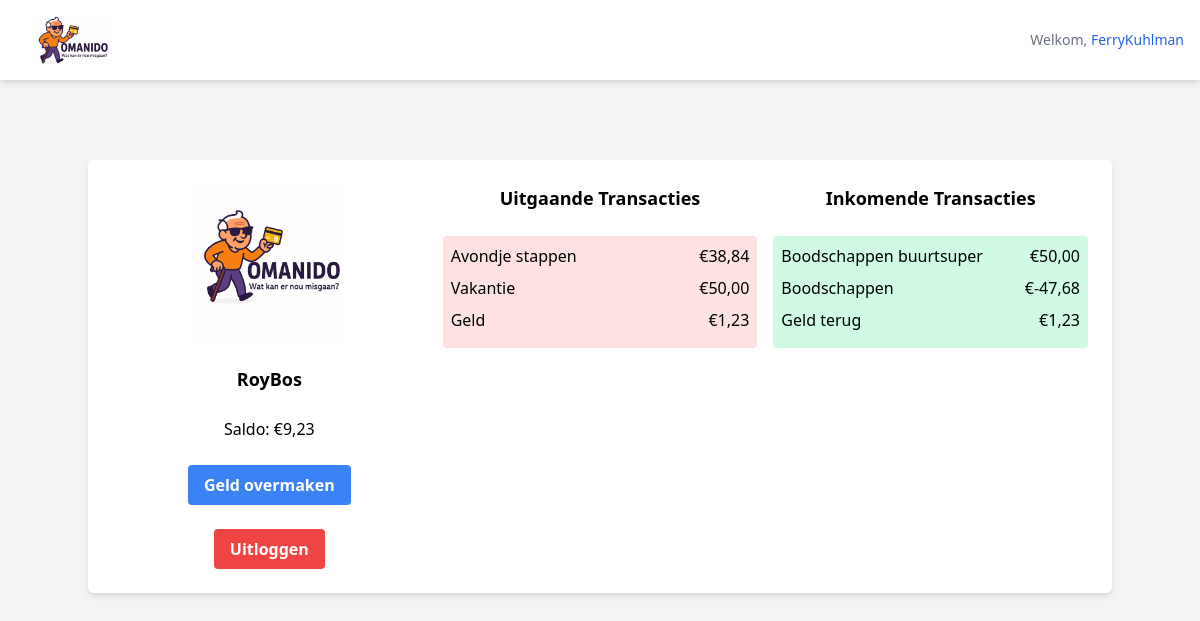
The page /transacties.php?id=6 (signed in) on the database its author committed.
### tables this page shows
CREATE TABLE `user` (
  `id` int NOT NULL,
  `username` varchar(50) NOT NULL,
  `password` varchar(255) NOT NULL,
  `balance` decimal(10,2) NOT NULL,
  `isAdmin` tinyint(1) NOT NULL DEFAULT '0'
);

CREATE TABLE `transaction` (
  `id` int NOT NULL,
  `sender` int NOT NULL,
  `receiver` int NOT NULL,
  `amount` decimal(10,2) NOT NULL,
  `description` varchar(500) NOT NULL
);

### transacties.php (the view, shortened to what this page needs)
<?php
include 'includes/db.php';
$id = $_GET['id'];
$stmt = $pdo->prepare("SELECT * FROM user WHERE id = ?");
$stmt->execute([$id]);
$user = $stmt->fetch();
$stmt = $pdo->prepare("SELECT * FROM transaction WHERE sender = ?");
$stmt->execute([$id]);
$outgoingTransactions = $stmt->fetchAll();
$stmt = $pdo->prepare("SELECT * FROM transaction WHERE receiver = ?");
$stmt->execute([$id]);
$incomingTransactions = $stmt->fetchAll();
?>
<!DOCTYPE html>
<html lang="nl">
<head>
    <link href="https://cdn.jsdelivr.net/npm/tailwindcss@2.2.15/dist/tailwind.min.css" rel="stylesheet">
</head>
<body class="bg-gray-100">
<?php include 'includes/header.php'; ?>
<div class="container mx-auto mt-20 p-6 bg-white shadow-md rounded-md">
    <div class="grid grid-cols-3 gap-4">
        <div class="col-span-1">
            <div class="flex justify-center">
                <img src="img/Omanido1.png" alt="Omanido Logo" class="mb-6 w-1/2">
            </div>
            <h2 class="text-lg text-center font-bold mb-6"><?= $user['username'] ?></h2>
            <p class="text-center mb-6">Saldo: €<?= number_format($user['balance'], 2, ',', '.') ?></p>
            <div class="flex justify-center">
                <a href="dashboard.php"
                   class="bg-blue-500 hover:bg-blue-700 text-white font-bold py-2 px-4 rounded">Geld overmaken</a>
            </div>
            <div class="flex justify-center mt-6">
                <a href="logout.php"
                   class="bg-red-500 hover:bg-red-700 text-white font-bold py-2 px-4 rounded">Uitloggen</a>
            </div>
        </div>
        <div class="col-span-1">
            <?php if (!empty($outgoingTransactions)): ?>
            <h2 class="text-lg text-center font-bold mb-6">Uitgaande Transacties</h2>
            <div class="bg-red-100 p-2 rounded">
                <?php foreach ($outgoingTransactions as $transaction): ?>
                    <div class="flex justify-between mb-2">
                        <p><?= $transaction['description'] ?></p>
                        <p>€<?= number_format($transaction['amount'], 2, ',', '.') ?></p>
                    </div>
                <?php endforeach; ?>
            </div>
            <?php else: ?>
                <p class="text-center text-red-500 font-bold">Er zijn geen uitgaande transacties.</p>
            <?php endif; ?>
        </div>
        <div class="col-span-1">
            <?php if (!empty($incomingTransactions)): ?>
                <h2 class="text-lg text-center font-bold mb-6">Inkomende Transacties</h2>
                <div class="bg-green-100 p-2 rounded">
                    <?php foreach ($incomingTransactions as $transaction): ?>
                        <div class="flex justify-between mb-2">
                            <p><?= $transaction['description'] ?></p>
                            <p>€<?= number_format($transaction['amount'], 2, ',', '.') ?></p>
                        </div>
                    <?php endforeach; ?>
                </div>
            <?php else: ?>
                <p class="text-center text-red-500 font-bold">Er zijn geen inkomende transacties.</p>
            <?php endif; ?>
        </div>
    </div>
</div>
</body>
</html>

### rows shown on the page
user: username "RoyBos", balance "9,23"
transaction: description "Avondje stappen", amount "38,84"
transaction: description "Vakantie", amount "50,00"
transaction: description "Geld", amount "1,23"
transaction: description "Boodschappen buurtsuper", amount "50,00"
transaction: description "Boodschappen", amount "-47,68"
transaction: description "Geld terug", amount "1,23"

### other values the page prints
$username "FerryKuhlman"
